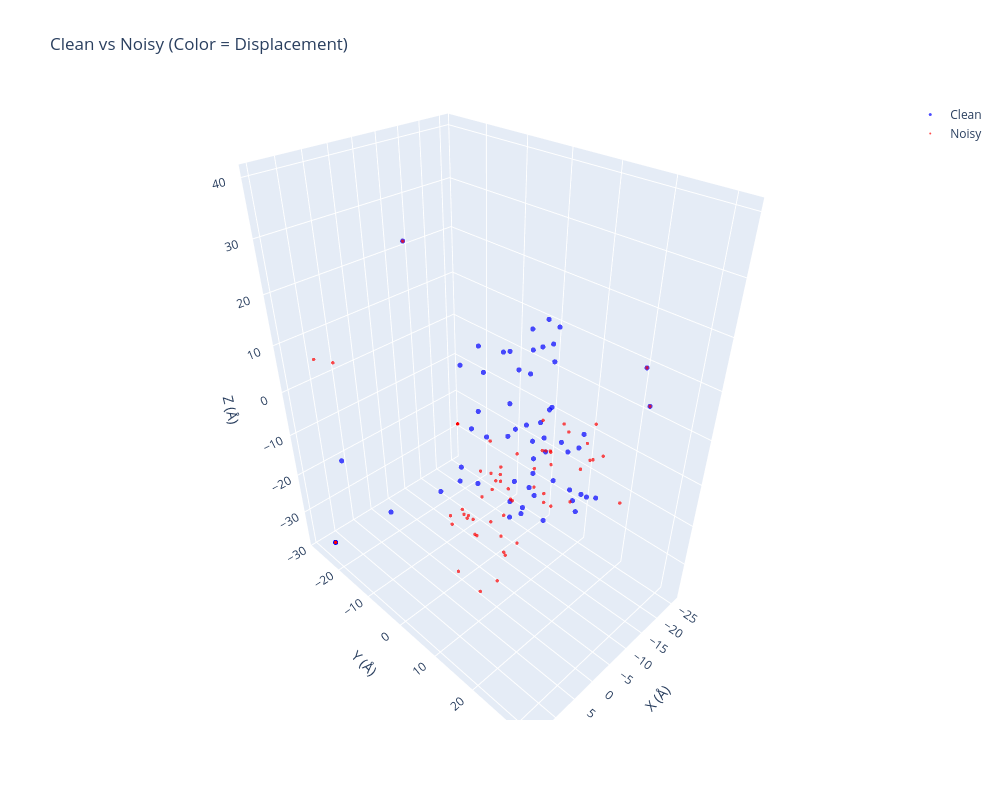
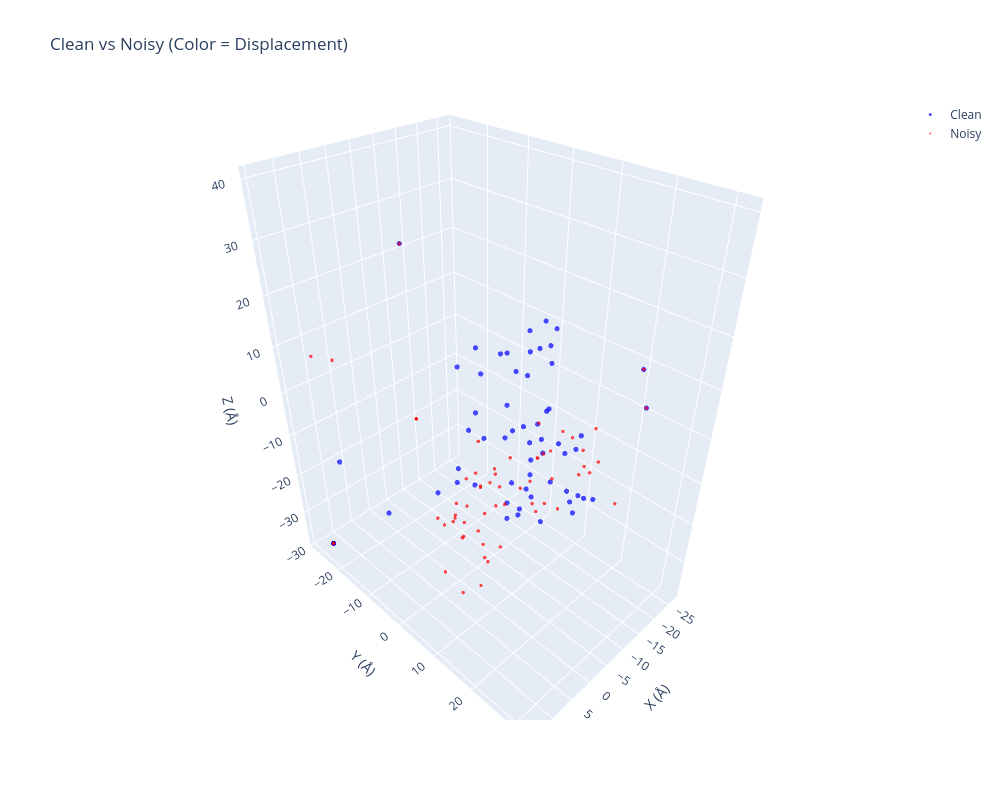

Notebook source saved alongside these figures, in order:
### Markdown cell above
# 全链长，bb分析

### Code cell
import torch
import numpy as np
import plotly.graph_objects as go

def interactive_visualize(
    coords_clean: torch.Tensor,
    coords_noisy: torch.Tensor,
    atom_idx: int = 13,  # CA  # 1
    output_html: str = None
):
    """Plotly 交互式 3D 图，可旋转缩放，适合调试"""
    clean_ca = coords_clean[:, atom_idx].cpu().numpy()
    noisy_ca = coords_noisy[:, atom_idx].cpu().numpy()
    displacement = np.linalg.norm(clean_ca - noisy_ca, axis=1)
    
    fig = go.Figure()
    
    # 原始结构
    fig.add_trace(go.Scatter3d(
        x=clean_ca[:, 0], y=clean_ca[:, 1], z=clean_ca[:, 2],
        mode='markers',
        name='Clean',
        line=dict(width=2, color='blue'),
        marker=dict(size=3, color='blue', opacity=0.7)
    ))
    
    # 加噪结构（用颜色编码位移大小）
    fig.add_trace(go.Scatter3d(
        x=noisy_ca[:, 0], y=noisy_ca[:, 1], z=noisy_ca[:, 2],
        # mode='lines+markers',
        # name='Noisy',
        # marker=dict(
        #     size=5,
        #     color=displacement,
        #     colorscale='RdYlBu_r',  # 红=大扰动，蓝=小扰动
        #     colorbar=dict(title="Displacement (Å)"),
        #     opacity=0.8
        # )
        mode='markers',
        name='Noisy',
        line=dict(width=1, color='red'),
        marker=dict(size=2, color='red', opacity=0.7)
    ))
    
    fig.update_layout(
        title="Clean vs Noisy (Color = Displacement)",
        scene=dict(
            xaxis_title='X (Å)',
            yaxis_title='Y (Å)',
            zaxis_title='Z (Å)',
            aspectmode='data'  # 保持 1:1:1 比例
        ),
        width=1000,
        height=800
    )
    
    if output_html:
        fig.write_html(output_html)
        print(f"✅ Interactive plot saved: {output_html}")
    
    fig.show()
    # return fig


# save
"""

# 预测对比原始数据
torch.save({
    'perturb': inputs['cord-p'],
    'pre': pred,
    'clean': tgt
}, '/root/private_data/luog/codex/IgGM/see/seefile/perturb_per_clean.pt')


"""


# 加载文件
loaded_dict = torch.load(
    '/root/private_data/luog/codex/IgGM/see/seefile/val22_1779378566.pt',
    map_location='cpu',    
    weights_only=True       
)

# 使用

interactive_visualize(
    coords_clean = loaded_dict['clean'].squeeze(0).detach() ,
    coords_noisy = loaded_dict['perturb'].squeeze(0).detach() ,
)
# interactive_visualize(
#     coords_clean = loaded_dict['perturb'].squeeze(0).detach() ,
#     coords_noisy = loaded_dict['pre'].squeeze(0).detach() ,
# )

# interactive_visualize(
#     coords_clean = loaded_dict['clean'].squeeze(0).detach() ,
#     coords_noisy = loaded_dict['pre'].squeeze(0).detach() ,
# )

interactive_visualize(
    coords_clean = loaded_dict['clean'].squeeze(0).detach(),
    coords_noisy = loaded_dict['pre'].squeeze(0).detach(),
)

### Figure 1 — Plotly figure (JSON) as saved in the notebook; plotly's stock layout.template omitted (floating-point values rounded to 4 significant figures; data arrays with more than 128 entries replaced by an {"elided": "..."} marker saying what was removed)
{"data": [{"line": {"color": "blue", "width": 2}, "marker": {"color": "blue", "opacity": 0.7, "size": 3}, "mode": "markers", "name": "Clean", "type": "scatter3d", "x": {"elided": "669 float values"}, "y": {"elided": "669 float values"}, "z": {"elided": "669 float values"}}, {"line": {"color": "red", "width": 1}, "marker": {"color": "red", "opacity": 0.7, "size": 2}, "mode": "markers", "name": "Noisy", "type": "scatter3d", "x": {"elided": "669 float values"}, "y": {"elided": "669 float values"}, "z": {"elided": "669 float values"}}], "layout": {"height": 800, "scene": {"aspectmode": "data", "xaxis": {"title": {"text": "X (Å)"}}, "yaxis": {"title": {"text": "Y (Å)"}}, "zaxis": {"title": {"text": "Z (Å)"}}}, "title": {"text": "Clean vs Noisy (Color = Displacement)"}, "width": 1000}}

### Figure 2 — Plotly figure (JSON) as saved in the notebook; plotly's stock layout.template omitted (floating-point values rounded to 4 significant figures; data arrays with more than 128 entries replaced by an {"elided": "..."} marker saying what was removed)
{"data": [{"line": {"color": "blue", "width": 2}, "marker": {"color": "blue", "opacity": 0.7, "size": 3}, "mode": "markers", "name": "Clean", "type": "scatter3d", "x": {"elided": "669 float values"}, "y": {"elided": "669 float values"}, "z": {"elided": "669 float values"}}, {"line": {"color": "red", "width": 1}, "marker": {"color": "red", "opacity": 0.7, "size": 2}, "mode": "markers", "name": "Noisy", "type": "scatter3d", "x": {"elided": "669 float values"}, "y": {"elided": "669 float values"}, "z": {"elided": "669 float values"}}], "layout": {"height": 800, "scene": {"aspectmode": "data", "xaxis": {"title": {"text": "X (Å)"}}, "yaxis": {"title": {"text": "Y (Å)"}}, "zaxis": {"title": {"text": "Z (Å)"}}}, "title": {"text": "Clean vs Noisy (Color = Displacement)"}, "width": 1000}}
